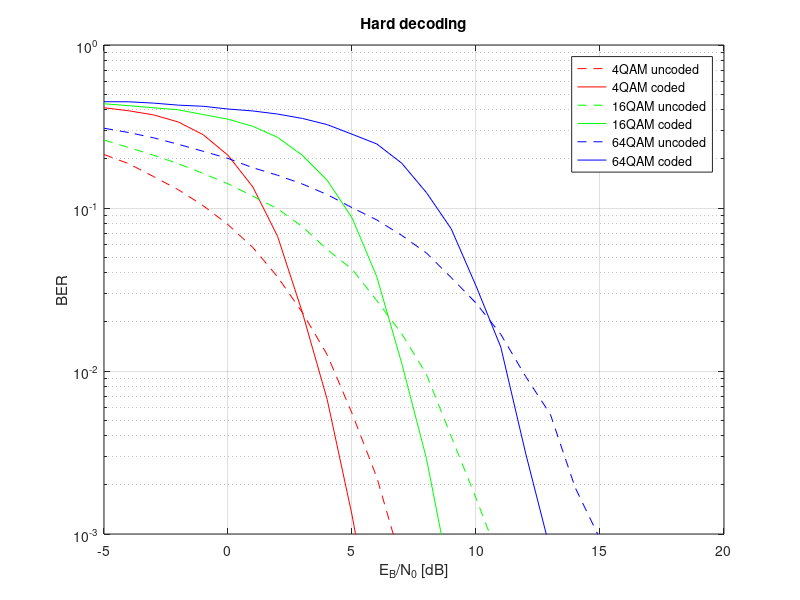

This figure's MATLAB source:
clear; close all;
addpath(genpath('Data'));
addpath(genpath('Rapport'));

% load BER_iterHardBPSK.mat; load EB_N0_iterHardBPSK.mat
% BER_hard = BER; EbN0_hard = EbN0;
% load BER_iterSoftBPSK.mat; load EB_N0_iterSoftBPSK.mat
% BER_soft = BER; EbN0_soft = EbN0;

% semilogy(EbN0_hard,BER_hard(:,1),'-',EbN0_hard,BER_hard(:,2),'-',EbN0_soft,BER_soft(:,2),'-'); hold on
% xlabel('E_B/N_0 [dB]');
% ylabel('BER');
% legend('Uncoded','Hard','Soft');
% title('Hard vs Soft decoding for BPSK with 4 iterations')
% grid on;

%% Plusieurs constellation
load hard_4qam.mat;
BER4 = BER; EbN04 = EbN0;
load hard_16qam.mat;
BER16= BER; EbN016 = EbN0;
load hard_64qam.mat;
BER64 = BER; EbN064 = EbN0;

semilogy(EbN04,BER4(:,1),'r--',EbN04,BER4(:,2),'r-',EbN016,BER16(:,1),'g--',EbN016,BER16(:,2),'g-',EbN064,BER64(:,1),'b--',EbN064,BER64(:,2),'b-'); ylim([1e-3,1e0]);hold on
xlabel('E_B/N_0 [dB]');
ylabel('BER');
legend('4QAM uncoded','4QAM coded','16QAM uncoded','16QAM coded','64QAM uncoded','64QAM coded');
title('Hard decoding')
grid on;
